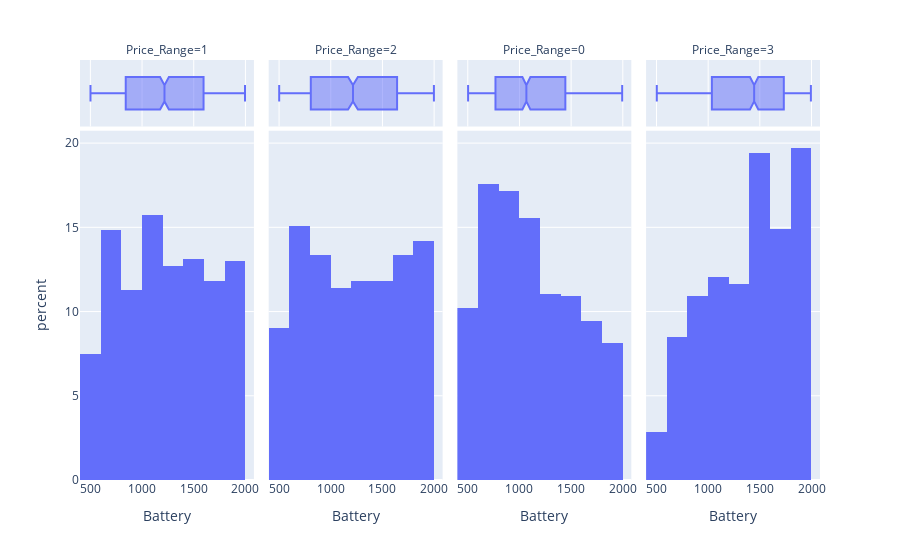

Notebook code for this chart:
### Markdown cell above
### The low cost phones (price_range = 0) is skewed towards the low battery power region and the high cost phones (price_range = 3) is skewed towards the higher battery power region.

### Code cell
px.histogram(df,x = 'Battery', facet_col = 'Price_Range', nbins = 10, marginal = 'box', histnorm = 'percent')

### Figure 1 — Plotly figure (JSON) as saved in the notebook; plotly's stock layout.template omitted (floating-point values rounded to 4 significant figures; data arrays with more than 128 entries replaced by an {"elided": "..."} marker saying what was removed)
{"data": [{"alignmentgroup": "True", "bingroup": "x", "histnorm": "percent", "hovertemplate": "Price_Range=1<br>Battery=%{x}<br>percent=%{y}<extra></extra>", "legendgroup": "", "marker": {"color": "#636efa"}, "name": "", "nbinsx": 10, "offsetgroup": "", "orientation": "v", "showlegend": false, "type": "histogram", "x": {"elided": "762 int values"}, "xaxis": "x", "yaxis": "y"}, {"alignmentgroup": "True", "hovertemplate": "Price_Range=1<br>Battery=%{x}<extra></extra>", "legendgroup": "", "marker": {"color": "#636efa"}, "name": "", "notched": true, "offsetgroup": "", "showlegend": false, "type": "box", "x": {"elided": "762 int values"}, "xaxis": "x5", "yaxis": "y5"}, {"alignmentgroup": "True", "bingroup": "x", "histnorm": "percent", "hovertemplate": "Price_Range=2<br>Battery=%{x}<br>percent=%{y}<extra></extra>", "legendgroup": "", "marker": {"color": "#636efa"}, "name": "", "nbinsx": 10, "offsetgroup": "", "orientation": "v", "showlegend": false, "type": "histogram", "x": {"elided": "755 int values"}, "xaxis": "x2", "yaxis": "y2"}, {"alignmentgroup": "True", "hovertemplate": "Price_Range=2<br>Battery=%{x}<extra></extra>", "legendgroup": "", "marker": {"color": "#636efa"}, "name": "", "notched": true, "offsetgroup": "", "showlegend": false, "type": "box", "x": {"elided": "755 int values"}, "xaxis": "x6", "yaxis": "y6"}, {"alignmentgroup": "True", "bingroup": "x", "histnorm": "percent", "hovertemplate": "Price_Range=0<br>Battery=%{x}<br>percent=%{y}<extra></extra>", "legendgroup": "", "marker": {"color": "#636efa"}, "name": "", "nbinsx": 10, "offsetgroup": "", "orientation": "v", "showlegend": false, "type": "histogram", "x": {"elided": "752 int values"}, "xaxis": "x3", "yaxis": "y3"}, {"alignmentgroup": "True", "hovertemplate": "Price_Range=0<br>Battery=%{x}<extra></extra>", "legendgroup": "", "marker": {"color": "#636efa"}, "name": "", "notched": true, "offsetgroup": "", "showlegend": false, "type": "box", "x": {"elided": "752 int values"}, "xaxis": "x7", "yaxis": "y7"}, {"alignmentgroup": "True", "bingroup": "x", "histnorm": "percent", "hovertemplate": "Price_Range=3<br>Battery=%{x}<br>percent=%{y}<extra></extra>", "legendgroup": "", "marker": {"color": "#636efa"}, "name": "", "nbinsx": 10, "offsetgroup": "", "orientation": "v", "showlegend": false, "type": "histogram", "x": {"elided": "731 int values"}, "xaxis": "x4", "yaxis": "y4"}, {"alignmentgroup": "True", "hovertemplate": "Price_Range=3<br>Battery=%{x}<extra></extra>", "legendgroup": "", "marker": {"color": "#636efa"}, "name": "", "notched": true, "offsetgroup": "", "showlegend": false, "type": "box", "x": {"elided": "731 int values"}, "xaxis": "x8", "yaxis": "y8"}], "layout": {"annotations": [{"font": {}, "showarrow": false, "text": "Price_Range=1", "x": 0.1175, "xanchor": "center", "xref": "paper", "y": 1, "yanchor": "bottom", "yref": "paper"}, {"font": {}, "showarrow": false, "text": "Price_Range=2", "x": 0.3725, "xanchor": "center", "xref": "paper", "y": 1, "yanchor": "bottom", "yref": "paper"}, {"font": {}, "showarrow": false, "text": "Price_Range=0", "x": 0.6275, "xanchor": "center", "xref": "paper", "y": 1, "yanchor": "bottom", "yref": "paper"}, {"font": {}, "showarrow": false, "text": "Price_Range=3", "x": 0.8825, "xanchor": "center", "xref": "paper", "y": 1, "yanchor": "bottom", "yref": "paper"}], "barmode": "relative", "legend": {"tracegroupgap": 0}, "margin": {"t": 60}, "xaxis": {"anchor": "y", "domain": [0, 0.235], "title": {"text": "Battery"}}, "xaxis2": {"anchor": "y2", "domain": [0.255, 0.49], "matches": "x", "title": {"text": "Battery"}}, "xaxis3": {"anchor": "y3", "domain": [0.51, 0.745], "matches": "x", "title": {"text": "Battery"}}, "xaxis4": {"anchor": "y4", "domain": [0.765, 1.0], "matches": "x", "title": {"text": "Battery"}}, "xaxis5": {"anchor": "y5", "domain": [0, 0.235], "matches": "x", "showgrid": true, "showticklabels": false}, "xaxis6": {"anchor": "y6", "domain": [0.255, 0.49], "matches": "x", "showgrid": true, "showticklabels": false}, "xaxis7": {"anchor": "y7", "domain": [0.51, 0.745], "matches": "x", "showgrid": true, "showticklabels": false}, "xaxis8": {"anchor": "y8", "domain": [0.765, 1.0], "matches": "x", "showgrid": true, "showticklabels": false}, "yaxis": {"anchor": "x", "domain": [0, 0.8316], "title": {"text": "percent"}}, "yaxis2": {"anchor": "x2", "domain": [0, 0.8316], "matches": "y", "showticklabels": false}, "yaxis3": {"anchor": "x3", "domain": [0, 0.8316], "matches": "y", "showticklabels": false}, "yaxis4": {"anchor": "x4", "domain": [0, 0.8316], "matches": "y", "showticklabels": false}, "yaxis5": {"anchor": "x5", "domain": [0.8416, 1], "matches": "y5", "showgrid": false, "showline": false, "showticklabels": false, "ticks": ""}, "yaxis6": {"anchor": "x6", "domain": [0.8416, 1], "matches": "y5", "showgrid": false, "showline": false, "showticklabels": false, "ticks": ""}, "yaxis7": {"anchor": "x7", "domain": [0.8416, 1], "matches": "y5", "showgrid": false, "showline": false, "showticklabels": false, "ticks": ""}, "yaxis8": {"anchor": "x8", "domain": [0.8416, 1], "matches": "y5", "showgrid": false, "showline": false, "showticklabels": false, "ticks": ""}}}
